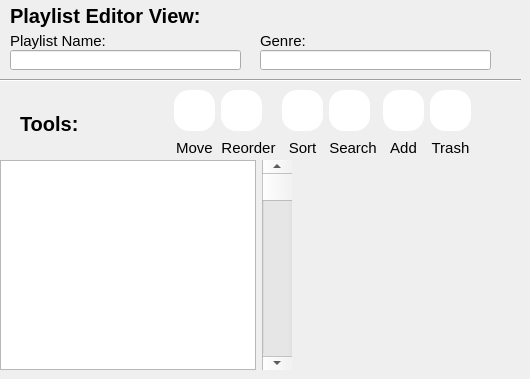
          <widget class="QWidget" name="stackedWidgetPlaylistPage">
           <widget class="QWidget" name="layoutWidget_2">
            <property name="geometry">
             <rect>
              <x>20</x>
              <y>90</y>
              <width>451</width>
              <height>68</height>
             </rect>
            </property>
            <layout class="QHBoxLayout" name="toolsBoxLayout">
             <item>
              <widget class="QLabel" name="toolsLabel">
               <property name="font">
                <font>
                 <family>Segoe UI</family>
                 <pointsize>15</pointsize>
                 <bold>true</bold>
                 <underline>false</underline>
                </font>
               </property>
               <property name="text">
                <string>Tools:</string>
               </property>
              </widget>
             </item>
             <item>
              <spacer name="horizontalSpacer">
               <property name="orientation">
                <enum>Qt::Orientation::Horizontal</enum>
               </property>
               <property name="sizeHint" stdset="0">
                <size>
                 <width>40</width>
                 <height>20</height>
                </size>
               </property>
              </spacer>
             </item>
             <item>
              <layout class="QVBoxLayout" name="verticalLayout4">
               <item>
                <widget class="QPushButton" name="moveButton">
                 <property name="styleSheet">
                  <string notr="true">QPushButton
{
border:none;
border-radius:15px;
background-color:rgb(255,255,255);
color:rgb(52,51,64);
min-width:41px;
max-width:41px;
min-height:41px;
max-height:41px;
padding:0px;
}
QPushButton:Hover
{
background-color:rgb(140,140,140);
}</string>
                 </property>
                 <property name="text">
                  <string/>
                 </property>
                 <property name="icon">
                  <iconset theme="QIcon::ThemeIcon::ObjectRotateRight"/>
                 </property>
                 <property name="iconSize">
                  <size>
                   <width>20</width>
                   <height>20</height>
                  </size>
                 </property>
                </widget>
               </item>
               <item>
                <widget class="QLabel" name="moveLabel">
                 <property name="font">
                  <font>
                   <family>Arial</family>
                   <pointsize>11</pointsize>
                  </font>
                 </property>
                 <property name="text">
                  <string>Move</string>
                 </property>
                 <property name="alignment">
                  <set>Qt::AlignmentFlag::AlignCenter</set>
                 </property>
                </widget>
               </item>
              </layout>
             </item>
             <item>
              <layout class="QVBoxLayout" name="verticalLayout5">
               <item>
                <widget class="QPushButton" name="reorderButton">
                 <property name="styleSheet">
                  <string notr="true">QPushButton
{
border:none;
border-radius:15px;
background-color:rgb(255,255,255);
color:rgb(52,51,64);
min-width:41px;
max-width:41px;
min-height:41px;
max-height:41px;
padding:0px;
}
QPushButton:Hover
{
background-color:rgb(140,140,140);
}</string>
                 </property>
                 <property name="text">
                  <string/>
                 </property>
                 <property name="icon">
                  <iconset theme="QIcon::ThemeIcon::MediaPlaylistShuffle"/>
                 </property>
                 <property name="iconSize">
                  <size>
                   <width>20</width>
                   <height>20</height>
                  </size>
                 </property>
                </widget>
               </item>
               <item>
                <widget class="QLabel" name="reorderLabel">
                 <property name="font">
                  <font>
                   <family>Arial</family>
                   <pointsize>11</pointsize>
                  </font>
                 </property>
                 <property name="text">
                  <string>Reorder</string>
                 </property>
                 <property name="alignment">
                  <set>Qt::AlignmentFlag::AlignCenter</set>
                 </property>
                </widget>
               </item>
              </layout>
             </item>
             <item>
              <layout class="QVBoxLayout" name="verticalLayout6">
               <item>
                <widget class="QPushButton" name="sortButton">
                 <property name="styleSheet">
                  <string notr="true">QPushButton
{
border:none;
border-radius:15px;
background-color:rgb(255,255,255);
color:rgb(52,51,64);
min-width:41px;
max-width:41px;
min-height:41px;
max-height:41px;
padding:0px;
}
QPushButton:Hover
{
background-color:rgb(140,140,140);
}</string>
                 </property>
                 <property name="text">
                  <string/>
                 </property>
                 <property name="icon">
                  <iconset theme="QIcon::ThemeIcon::FormatTextStrikethrough"/>
                 </property>
                 <property name="iconSize">
                  <size>
                   <width>20</width>
                   <height>20</height>
                  </size>
                 </property>
                </widget>
               </item>
               <item>
                <widget class="QLabel" name="sortLabel">
                 <property name="font">
                  <font>
                   <family>Arial</family>
                   <pointsize>11</pointsize>
                  </font>
                 </property>
                 <property name="text">
                  <string>Sort</string>
                 </property>
                 <property name="alignment">
                  <set>Qt::AlignmentFlag::AlignCenter</set>
                 </property>
                </widget>
               </item>
              </layout>
             </item>
             <item>
              <layout class="QVBoxLayout" name="verticalLayout7">
               <item>
                <widget class="QPushButton" name="searchButton">
                 <property name="styleSheet">
                  <string notr="true">QPushButton
{
border:none;
border-radius:15px;
background-color:rgb(255,255,255);
color:rgb(52,51,64);
min-width:41px;
max-width:41px;
min-height:41px;
max-height:41px;
padding:0px;
}
QPushButton:Hover
{
background-color:rgb(140,140,140);
}</string>
                 </property>
                 <property name="text">
                  <string/>
                 </property>
                 <property name="icon">
                  <iconset theme="QIcon::ThemeIcon::SystemSearch"/>
                 </property>
                 <property name="iconSize">
                  <size>
                   <width>20</width>
                   <height>20</height>
                  </size>
                 </property>
                </widget>
               </item>
               <item>
                <widget class="QLabel" name="searchLabel">
                 <property name="font">
                  <font>
                   <family>Arial</family>
                   <pointsize>11</pointsize>
                  </font>
                 </property>
                 <property name="text">
                  <string>Search</string>
                 </property>
                 <property name="alignment">
                  <set>Qt::AlignmentFlag::AlignCenter</set>
                 </property>
                </widget>
               </item>
              </layout>
             </item>
             <item>
              <layout class="QVBoxLayout" name="verticalLayout8">
               <item>
                <widget class="QPushButton" name="addButton">
                 <property name="styleSheet">
                  <string notr="true">QPushButton
{
border:none;
border-radius:15px;
background-color:rgb(255,255,255);
color:rgb(52,51,64);
min-width:41px;
max-width:41px;
min-height:41px;
max-height:41px;
padding:0px;
}
QPushButton:Hover
{
background-color:rgb(140,140,140);
}</string>
                 </property>
                 <property name="text">
                  <string/>
                 </property>
                 <property name="icon">
                  <iconset theme="QIcon::ThemeIcon::ListAdd"/>
                 </property>
                 <property name="iconSize">
                  <size>
                   <width>20</width>
                   <height>20</height>
                  </size>
                 </property>
                </widget>
               </item>
               <item>
                <widget class="QLabel" name="addLabel">
                 <property name="font">
                  <font>
                   <family>Arial</family>
                   <pointsize>11</pointsize>
                  </font>
                 </property>
                 <property name="text">
                  <string>Add</string>
                 </property>
                 <property name="alignment">
                  <set>Qt::AlignmentFlag::AlignCenter</set>
                 </property>
                </widget>
               </item>
              </layout>
             </item>
             <item>
              <layout class="QVBoxLayout" name="verticalLayout9">
               <item>
                <widget class="QPushButton" name="trashButton">
                 <property name="styleSheet">
                  <string notr="true">QPushButton
{
border:none;
border-radius:15px;
background-color:rgb(255,255,255);
color:rgb(52,51,64);
min-width:41px;
max-width:41px;
min-height:41px;
max-height:41px;
padding:0px;
}
QPushButton:Hover
{
background-color:rgb(140,140,140);
}</string>
                 </property>
                 <property name="text">
                  <string/>
                 </property>
                 <property name="icon">
                  <iconset theme="QIcon::ThemeIcon::EditDelete"/>
                 </property>
                 <property name="iconSize">
                  <size>
                   <width>20</width>
                   <height>20</height>
                  </size>
                 </property>
                </widget>
               </item>
               <item>
                <widget class="QLabel" name="trashLabel">
                 <property name="font">
                  <font>
                   <family>Arial</family>
                   <pointsize>11</pointsize>
                  </font>
                 </property>
                 <property name="text">
                  <string>Trash</string>
                 </property>
                 <property name="alignment">
                  <set>Qt::AlignmentFlag::AlignCenter</set>
                 </property>
                </widget>
               </item>
              </layout>
             </item>
            </layout>
           </widget>
           <widget class="QLineEdit" name="playlistNameLineEdit">
            <property name="geometry">
             <rect>
              <x>10</x>
              <y>50</y>
              <width>231</width>
              <height>20</height>
             </rect>
            </property>
           </widget>
           <widget class="Line" name="line">
            <property name="geometry">
             <rect>
              <x>0</x>
              <y>70</y>
              <width>521</width>
              <height>20</height>
             </rect>
            </property>
            <property name="orientation">
             <enum>Qt::Orientation::Horizontal</enum>
            </property>
           </widget>
           <widget class="QLabel" name="playlistNameLabel">
            <property name="geometry">
             <rect>
              <x>10</x>
              <y>30</y>
              <width>141</width>
              <height>21</height>
             </rect>
            </property>
            <property name="font">
             <font>
              <family>Segoe UI</family>
              <pointsize>11</pointsize>
             </font>
            </property>
            <property name="text">
             <string>Playlist Name:</string>
            </property>
           </widget>
           <widget class="QLabel" name="genreLabel">
            <property name="geometry">
             <rect>
              <x>260</x>
              <y>30</y>
              <width>161</width>
              <height>21</height>
             </rect>
            </property>
            <property name="font">
             <font>
              <family>Segoe UI</family>
              <pointsize>11</pointsize>
             </font>
            </property>
            <property name="text">
             <string>Genre:</string>
            </property>
           </widget>
           <widget class="QWidget" name="widget" native="true">
            <property name="geometry">
             <rect>
              <x>0</x>
              <y>160</y>
              <width>292</width>
              <height>210</height>
             </rect>
            </property>
            <layout class="QHBoxLayout" name="horizontalLayout_3">
             <item>
              <widget class="QListWidget" name="playlistSongsList"/>
             </item>
             <item>
              <widget class="QScrollBar" name="verticalScrollBar">
               <property name="sizePolicy">
                <sizepolicy hsizetype="Expanding" vsizetype="Expanding">
                 <horstretch>0</horstretch>
                 <verstretch>0</verstretch>
                </sizepolicy>
               </property>
               <property name="orientation">
                <enum>Qt::Orientation::Vertical</enum>
               </property>
              </widget>
             </item>
            </layout>
           </widget>
           <widget class="QLineEdit" name="genreLineEdit">
            <property name="geometry">
             <rect>
              <x>260</x>
              <y>50</y>
              <width>231</width>
              <height>20</height>
             </rect>
            </property>
            <property name="text">
             <string/>
            </property>
           </widget>
           <widget class="QLabel" name="playlistEditorViewLabel">
            <property name="geometry">
             <rect>
              <x>10</x>
              <y>0</y>
              <width>221</width>
              <height>31</height>
             </rect>
            </property>
            <property name="font">
             <font>
              <family>Segoe UI</family>
              <pointsize>15</pointsize>
              <bold>true</bold>
              <underline>false</underline>
             </font>
            </property>
            <property name="text">
             <string>Playlist Editor View:</string>
            </property>
           </widget>
          </widget>
